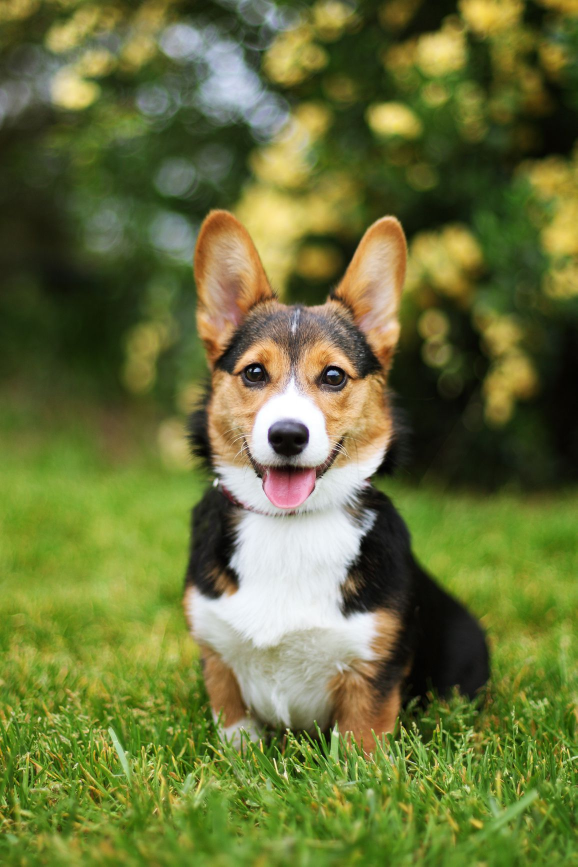
#> input picture lab1/dog.jpg, 1155 x 1733 px (shown at 1/2 size)
$ jupyter execute practical01.ipynb
#> lines starting #> are read from the running program, lines starting #| are printed output that depends on the picture; after the words box and inside, x2 and y2 are one past the last pixel; in counts of white or black regions, pixels touching at a corner belong together
[cell 1]
import numpy as np
import cv2
import matplotlib.pyplot as plt

[cell 2]
img = cv2.imread('dog.jpg')
#> img is the input picture: shape (1733, 1155, 3); mean B, G, R 57.6, 114.2, 105.5
cv2.imshow("./dog.jpg", img)

[cell 3]
img.shape
#> Out = (1733, 1155, 3)

[cell 4]
img.dtype

[cell 5]
resize = cv2.resize(img, (300, 500))
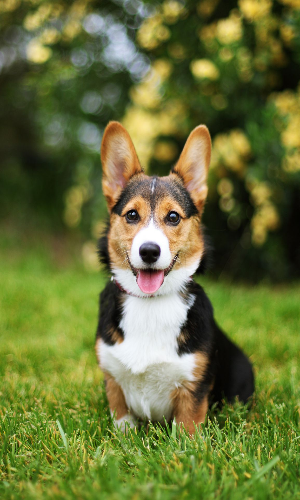
#> resize: shape (500, 300, 3); mean B, G, R 57.5, 114, 105.3
cv2.imshow('resize', resize)

[cell 6]
img = cv2.imread('dog.jpg')
img[120, 100] = [0, 0, 0]
#> img: shape (1733, 1155, 3); under 0.01% of pixels changed, all inside (x1, y1, x2, y2) = (100, 120, 101, 121)
cv2.imshow("./dog.jpg", img)

[cell 7]
img_grey = cv2.cvtColor(img, cv2.COLOR_BGR2GRAY)
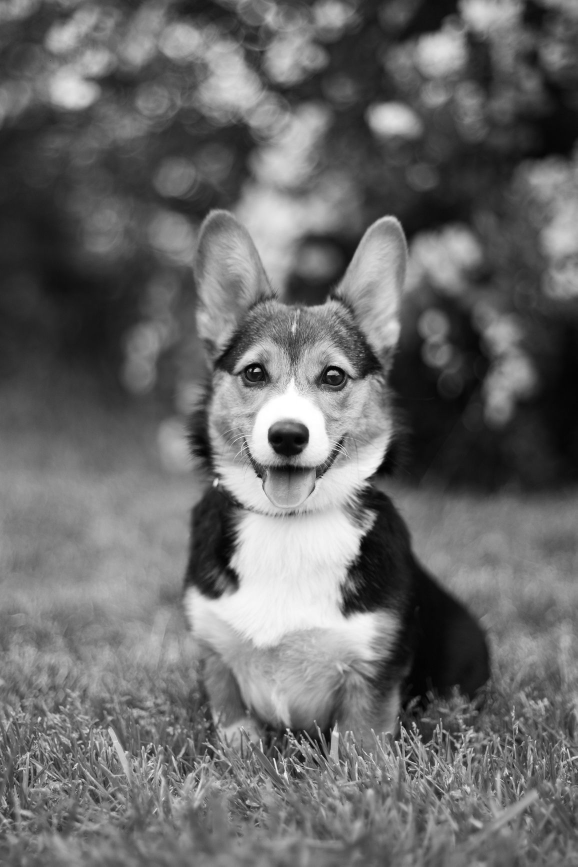
#> img_grey: shape (1733, 1155) (shown at 1/2 size); min 0, max 255, mean 105.1
cv2.imshow("./dog.jpg", img_grey)

[cell 8]
img = cv2.imread('dog.jpg')

img_bgr = img
img_rgb = cv2.cvtColor(img, cv2.COLOR_BGR2RGB)

plt.subplot(1, 2, 1)
plt.imshow(img_bgr)

plt.subplot(1, 2, 2)
plt.imshow(img_rgb)

plt.show()
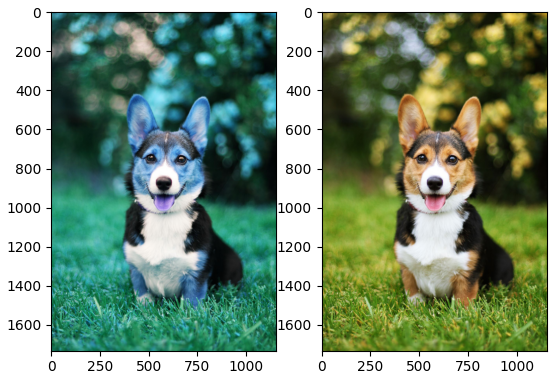
#> figure drawn by matplotlib, 2 panels; B, G, R data is drawn as R, G, B

[cell 9]
red_channel = img[:, :, 2]
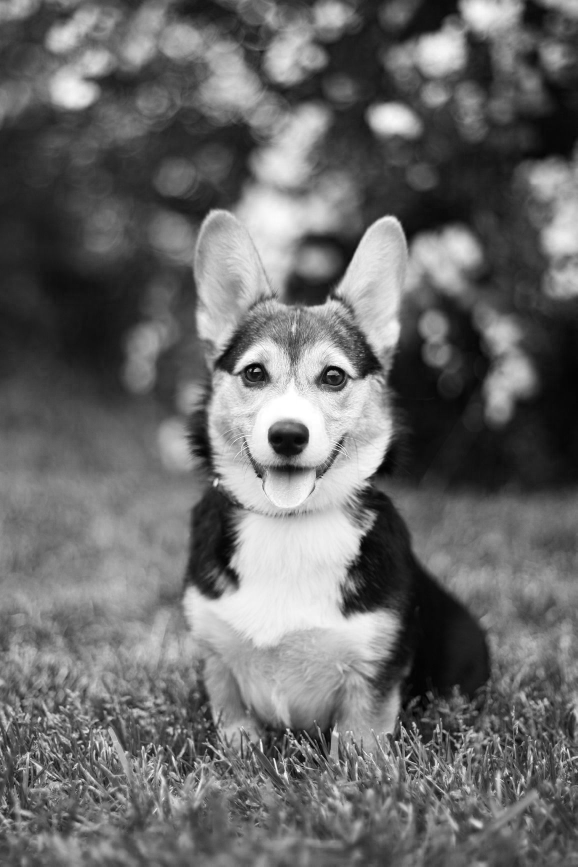
#> red_channel: shape (1733, 1155) (shown at 1/2 size); min 0, max 255, mean 105.5
plt.imshow(red_channel, cmap='gray')
plt.show()

[cell 10]
#Flip the image horizontally
flipped = cv2.flip(img, 1)
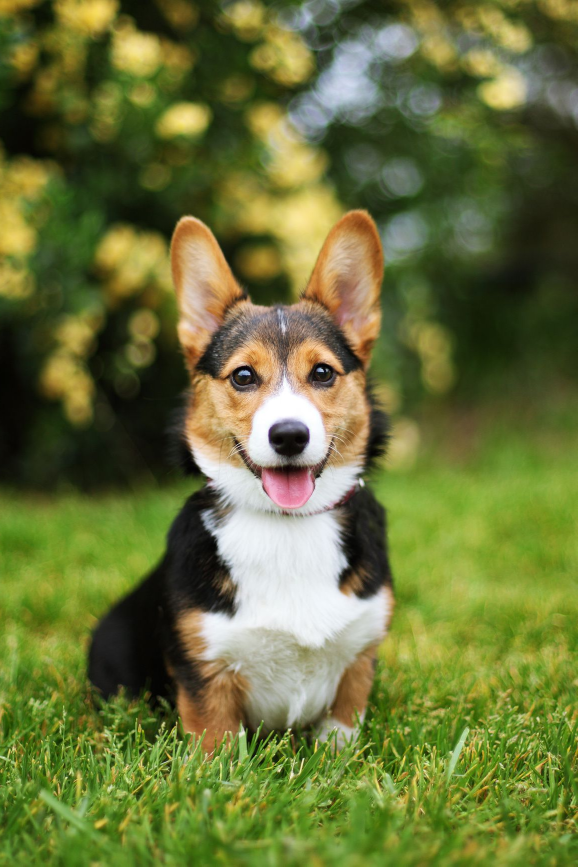
#> flipped: shape (1733, 1155, 3) (shown at 1/2 size); mean B, G, R 57.6, 114.2, 105.5
cv2.imshow('flipped', flipped)

[cell 11]
rotated = cv2.rotate(img, cv2.ROTATE_90_CLOCKWISE)
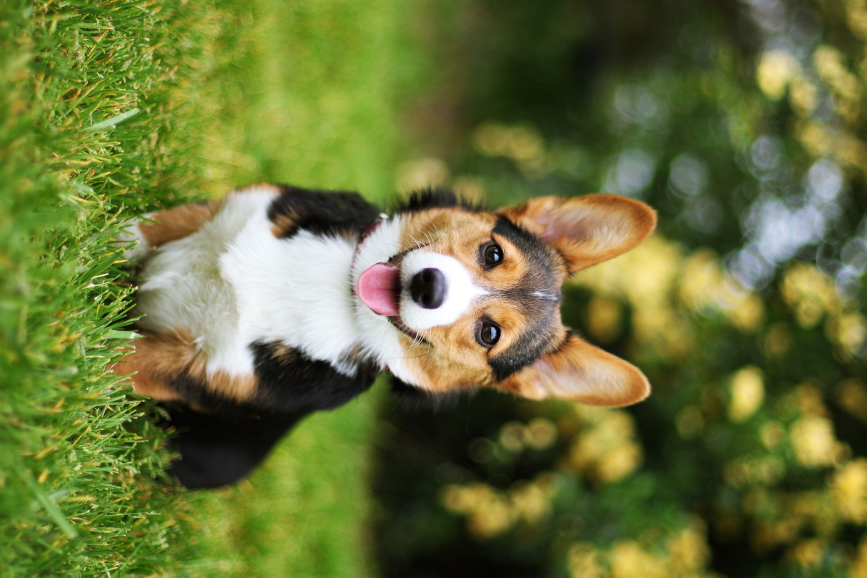
#> rotated: shape (1155, 1733, 3) (shown at 1/2 size); mean B, G, R 57.6, 114.2, 105.5
cv2.imshow('rotated', rotated)

[cell 12]
#Create a blurred version using a Gaussian filter
blurred = cv2.GaussianBlur(img, (15, 15), 0)
cv2.imshow('blurred', blurred)
